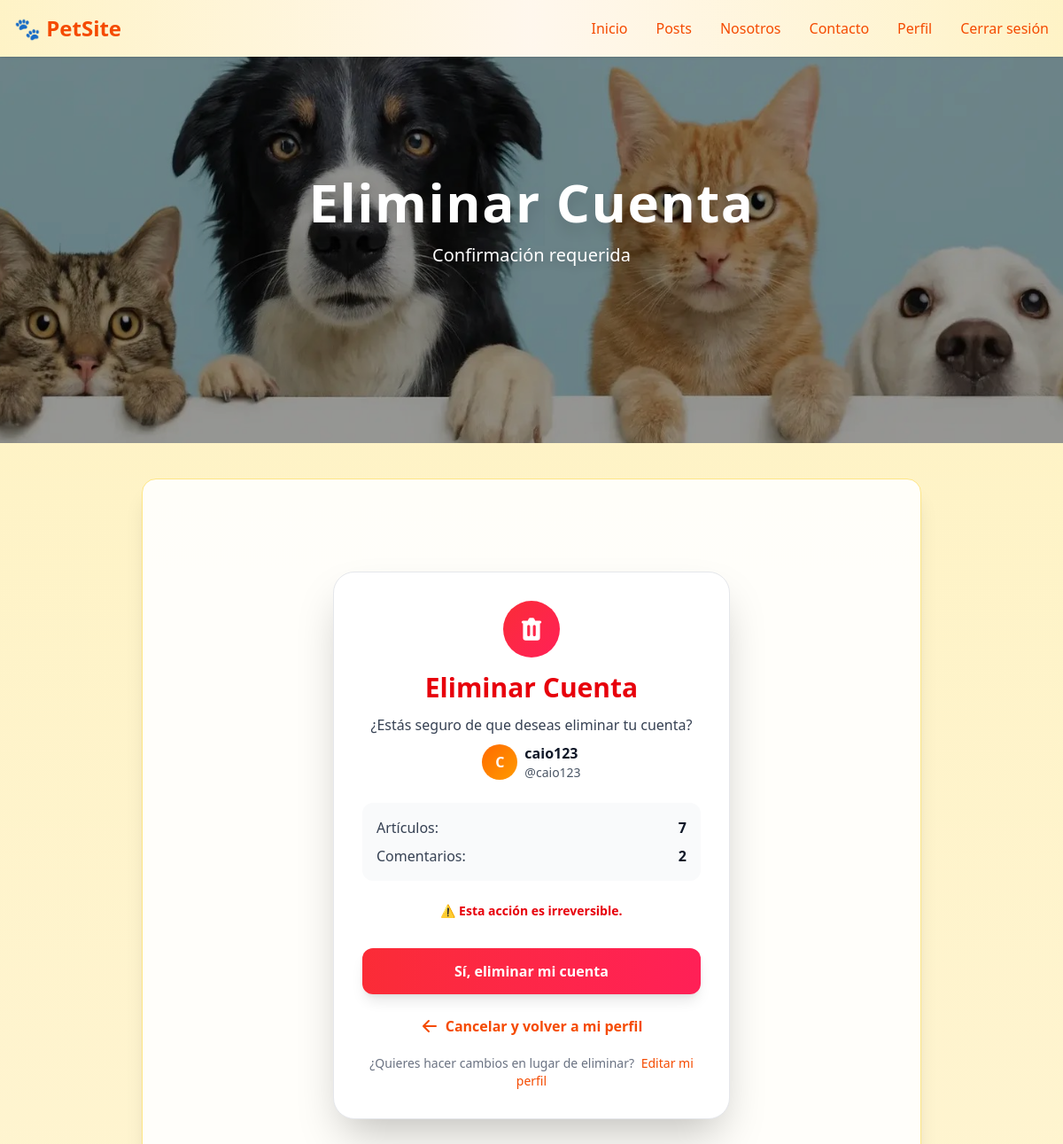
The app's page /usuarios/eliminar/ (signed in) with its own data.
### apps/usuarios/models.py (models this page shows, shortened)
class Usuario(AbstractUser):
    email = models.EmailField(unique=True)
    telefono = models.CharField(max_length=20, null=True, blank=True)
    avatar = models.ImageField(upload_to='avatars/', default='avatars/default.webp', null=True, blank=True)
    pass

### apps/usuarios/views.py (the view, shortened to what this page needs)
# urls.py: path('eliminar/', EliminarCuentaView.as_view(), name='eliminar_cuenta'),
class EliminarCuentaView(LoginRequiredMixin, View):
    def get(self, request):
        return render(request, 'usuarios/eliminar_cuenta.html')

### templates/usuarios/eliminar_cuenta.html (shortened to what this page needs)
{% extends 'layouts/general-layout.html' %}
{% load static %}
{% block banner %}
<section class="relative w-full h-[320px] md:h-[420px] lg:h-[500px] overflow-hidden ">
  <div class="absolute inset-0 flex items-center justify-center bg-black/40">
    <div class="text-center px-4">
      <h1 class="text-white text-4xl md:text-6xl font-extrabold tracking-wide drop-shadow-xl mb-4">
        Eliminar Cuenta
      </h1>
      <p class="text-white text-base sm:text-lg md:text-xl font-medium max-w-2xl mx-auto drop-shadow-lg px-2">
        Confirmación requerida
      </p>
    </div>
  </div>
</section>
{% endblock banner %}
{% block content %}
<div class="max-w-md mx-auto mt-16 p-8 bg-white rounded-3xl shadow-2xl border border-gray-200">
    <div class="text-center mb-8">
        <div class="w-16 h-16 rounded-full bg-gradient-to-br from-red-500 to-rose-500 flex items-center justify-center mx-auto mb-4">
        </div>
        <h2 class="text-3xl font-bold text-red-600 mb-3">
            Eliminar Cuenta
        </h2>
        <p class="text-gray-700 mb-2">
            ¿Estás seguro de que deseas eliminar tu cuenta?
        </p>
        <div class="flex items-center justify-center gap-2 mb-6">
            <div class="w-10 h-10 rounded-full bg-gradient-to-br from-orange-500 to-amber-500 flex items-center justify-center">
                <span class="text-white font-bold">
                    {% if user.first_name %}
                        {{ user.first_name|first|upper }}
                    {% else %}
                        {{ user.username|first|upper }}
                    {% endif %}
                </span>
            </div>
            <div class="text-left">
                <p class="font-semibold text-gray-900">
                    {% if user.first_name or user.last_name %}
                        {{ user.first_name }} {{ user.last_name }}
                    {% else %}
                        {{ user.username }}
                    {% endif %}
                </p>
                <p class="text-sm text-gray-600">@{{ user.username }}</p>
            </div>
        </div>
        <div class="bg-gray-50 rounded-xl p-4 mb-6">
            <div class="flex justify-between items-center mb-2">
                <span class="text-gray-700">Artículos:</span>
                <span class="font-bold text-gray-900">{{ user.articulos.count|default:"0" }}</span>
            </div>
            <div class="flex justify-between items-center">
                <span class="text-gray-700">Comentarios:</span>
                <span class="font-bold text-gray-900">{{ user.comentario_set.count|default:"0" }}</span>
            </div>
        </div>
        <p class="text-red-600 font-semibold text-sm mb-4">
            ⚠️ Esta acción es irreversible.
        </p>
    </div>
    <form method="post" class="space-y-4">
        <button type="submit"
                class="w-full py-3.5 bg-gradient-to-r from-red-500 to-rose-500 hover:from-red-600 hover:to-rose-600 text-white font-bold rounded-xl shadow-lg hover:shadow-xl transition-all duration-300">
            Sí, eliminar mi cuenta
        </button>
    </form>
    <div class="text-center mt-6">
        <a href="{% url 'usuarios:perfil' %}"
           class="inline-flex items-center gap-2 text-orange-600 hover:text-orange-700 font-semibold hover:underline">
           <svg class="w-5 h-5" fill="currentColor" viewBox="0 0 20 20">
                <path fill-rule="evenodd" d="M9.707 16.707a1 1 0 01-1.414 0l-6-6a1 1 0 010-1.414l6-6a1 1 0 011.414 1.414L5.414 9H17a1 1 0 110 2H5.414l4.293 4.293a1 1 0 010 1.414z" clip-rule="evenodd"/>
           </svg>
           Cancelar y volver a mi perfil
        </a>
        <p class="text-gray-500 text-sm mt-4">
            ¿Quieres hacer cambios en lugar de eliminar?
            <a href="{% url 'usuarios:editar_perfil' %}" class="text-orange-600 hover:underline ml-1">
                Editar mi perfil
            </a>
        </p>
    </div>
</div>
{% endblock content %}

### records on screen
Usuario: username|first "C", username "caio123", articulos.count "7", comentario_set.count "2"
